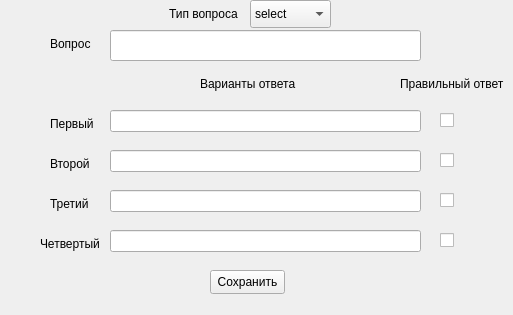
<?xml version="1.0" encoding="UTF-8"?>
<ui version="4.0">
 <class>form_question</class>
 <widget class="QWidget" name="form_question">
  <property name="windowModality">
   <enum>Qt::WindowModality::WindowModal</enum>
  </property>
  <property name="geometry">
   <rect>
    <x>0</x>
    <y>0</y>
    <width>513</width>
    <height>315</height>
   </rect>
  </property>
  <property name="windowTitle">
   <string>Вопрос</string>
  </property>
  <widget class="QLabel" name="label_23">
   <property name="geometry">
    <rect>
     <x>50</x>
     <y>30</y>
     <width>70</width>
     <height>28</height>
    </rect>
   </property>
   <property name="text">
    <string>Вопрос</string>
   </property>
  </widget>
  <widget class="QLineEdit" name="Third_Choise">
   <property name="geometry">
    <rect>
     <x>110</x>
     <y>190</y>
     <width>311</width>
     <height>22</height>
    </rect>
   </property>
  </widget>
  <widget class="QLabel" name="label_24">
   <property name="geometry">
    <rect>
     <x>200</x>
     <y>70</y>
     <width>101</width>
     <height>28</height>
    </rect>
   </property>
   <property name="text">
    <string>Варианты ответа</string>
   </property>
  </widget>
  <widget class="QLabel" name="label_25">
   <property name="geometry">
    <rect>
     <x>50</x>
     <y>110</y>
     <width>51</width>
     <height>28</height>
    </rect>
   </property>
   <property name="text">
    <string>Первый</string>
   </property>
  </widget>
  <widget class="QLabel" name="label_26">
   <property name="geometry">
    <rect>
     <x>50</x>
     <y>150</y>
     <width>51</width>
     <height>28</height>
    </rect>
   </property>
   <property name="text">
    <string>Второй</string>
   </property>
  </widget>
  <widget class="QCheckBox" name="Fourth_Correct">
   <property name="geometry">
    <rect>
     <x>440</x>
     <y>230</y>
     <width>51</width>
     <height>20</height>
    </rect>
   </property>
   <property name="text">
    <string/>
   </property>
  </widget>
  <widget class="QLabel" name="label_28">
   <property name="geometry">
    <rect>
     <x>40</x>
     <y>230</y>
     <width>61</width>
     <height>28</height>
    </rect>
   </property>
   <property name="text">
    <string>Четвертый</string>
   </property>
  </widget>
  <widget class="QLineEdit" name="quest_text">
   <property name="geometry">
    <rect>
     <x>110</x>
     <y>30</y>
     <width>311</width>
     <height>31</height>
    </rect>
   </property>
   <property name="clearButtonEnabled">
    <bool>false</bool>
   </property>
  </widget>
  <widget class="QLineEdit" name="Fourth_Choise">
   <property name="geometry">
    <rect>
     <x>110</x>
     <y>230</y>
     <width>311</width>
     <height>22</height>
    </rect>
   </property>
  </widget>
  <widget class="QCheckBox" name="Two_Correct">
   <property name="geometry">
    <rect>
     <x>440</x>
     <y>150</y>
     <width>51</width>
     <height>20</height>
    </rect>
   </property>
   <property name="text">
    <string/>
   </property>
  </widget>
  <widget class="QLabel" name="label_27">
   <property name="geometry">
    <rect>
     <x>50</x>
     <y>190</y>
     <width>51</width>
     <height>28</height>
    </rect>
   </property>
   <property name="text">
    <string>Третий</string>
   </property>
  </widget>
  <widget class="QLabel" name="label_29">
   <property name="geometry">
    <rect>
     <x>400</x>
     <y>70</y>
     <width>111</width>
     <height>28</height>
    </rect>
   </property>
   <property name="text">
    <string>Правильный ответ</string>
   </property>
  </widget>
  <widget class="QCheckBox" name="One_Correct">
   <property name="geometry">
    <rect>
     <x>440</x>
     <y>110</y>
     <width>51</width>
     <height>20</height>
    </rect>
   </property>
   <property name="text">
    <string/>
   </property>
  </widget>
  <widget class="QLineEdit" name="Two_Choise">
   <property name="geometry">
    <rect>
     <x>110</x>
     <y>150</y>
     <width>311</width>
     <height>22</height>
    </rect>
   </property>
  </widget>
  <widget class="QCheckBox" name="Three_Correct">
   <property name="geometry">
    <rect>
     <x>440</x>
     <y>190</y>
     <width>51</width>
     <height>20</height>
    </rect>
   </property>
   <property name="text">
    <string/>
   </property>
  </widget>
  <widget class="QLineEdit" name="First_Choise">
   <property name="geometry">
    <rect>
     <x>110</x>
     <y>110</y>
     <width>311</width>
     <height>22</height>
    </rect>
   </property>
  </widget>
  <widget class="QPushButton" name="Save_Question">
   <property name="geometry">
    <rect>
     <x>210</x>
     <y>270</y>
     <width>75</width>
     <height>24</height>
    </rect>
   </property>
   <property name="text">
    <string>Сохранить</string>
   </property>
  </widget>
  <widget class="QComboBox" name="type_question">
   <property name="geometry">
    <rect>
     <x>250</x>
     <y>0</y>
     <width>81</width>
     <height>28</height>
    </rect>
   </property>
   <item>
    <property name="text">
     <string>select</string>
    </property>
   </item>
   <item>
    <property name="text">
     <string>text</string>
    </property>
   </item>
  </widget>
  <widget class="QLabel" name="type_label">
   <property name="geometry">
    <rect>
     <x>169</x>
     <y>0</y>
     <width>81</width>
     <height>28</height>
    </rect>
   </property>
   <property name="text">
    <string>Тип вопроса</string>
   </property>
  </widget>
 </widget>
 <resources/>
 <connections/>
</ui>
